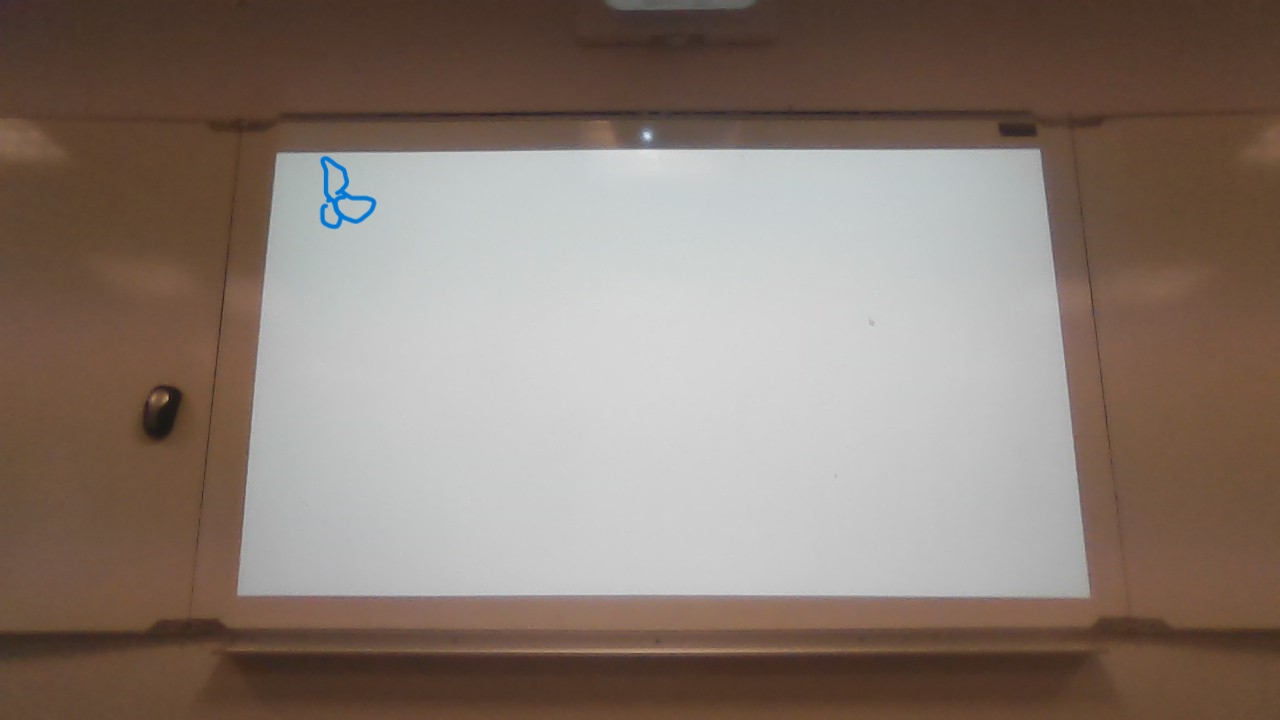
#> input picture calibration/tableBite.jpg, 1280 x 720 px
$ python shapePicture.py
#> lines starting #> are read from the running program, lines starting #| are printed output that depends on the picture; after the words box and inside, x2 and y2 are one past the last pixel; in counts of white or black regions, pixels touching at a corner belong together
import cv2


img = cv2.imread("tableBite.jpg")
#> img is the input picture: shape (720, 1280, 3); mean B, G, R 112.4, 122.1, 137.2

gray = cv2.cvtColor(img, cv2.COLOR_BGR2GRAY)
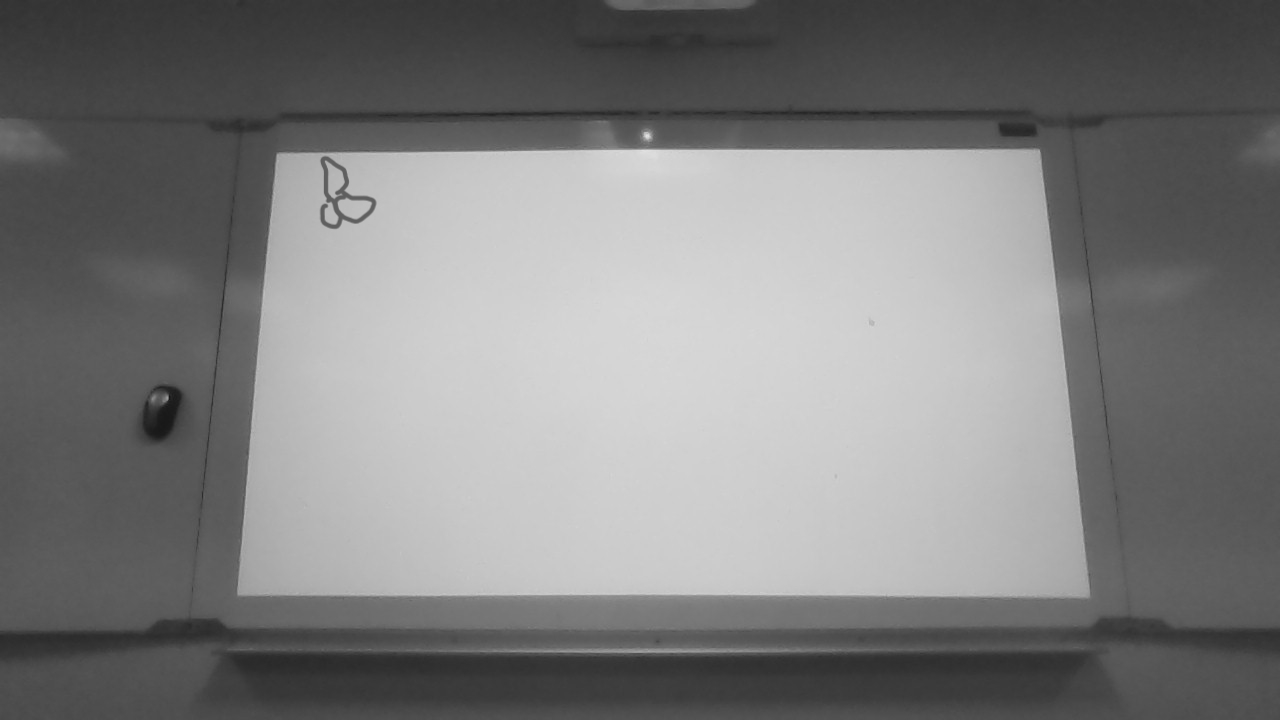
#> gray: shape (720, 1280); min 21, max 226, mean 125.5


_, threshold = cv2.threshold(gray, 127, 255, cv2.THRESH_BINARY)
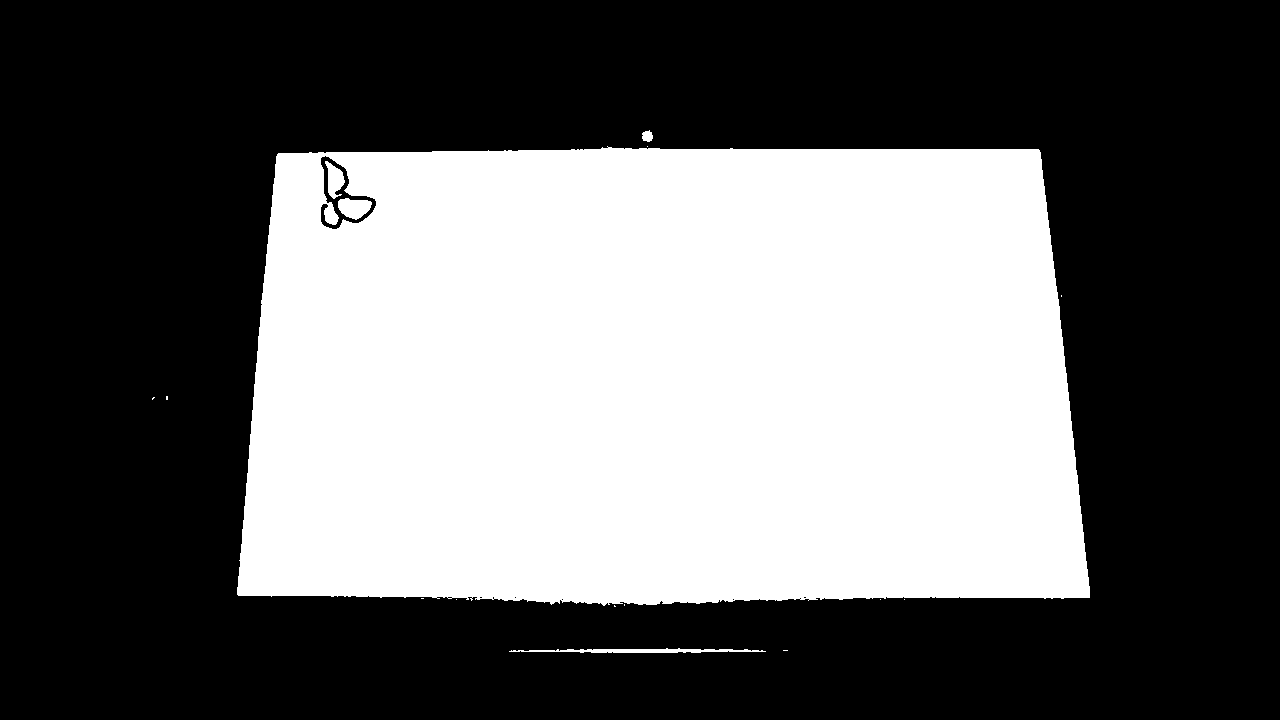
#> threshold: shape (720, 1280); 39.5% white; 16 white regions (11 under 20 px)

contours, _ = cv2.findContours(
    threshold, cv2.RETR_TREE, cv2.CHAIN_APPROX_SIMPLE)
#> contours = 25 contours, 19 with area under 20; largest, box (x1, y1, x2, y2) and area: (237, 146, 1090, 606) 362746, (320, 155, 377, 230) 2084, (509, 648, 766, 653) 498, (338, 198, 372, 220) 480, (325, 161, 345, 199) 384, (642, 130, 653, 142) 82

contourSize = []
for contour in contours :
    contourSize.append(cv2.contourArea(contour))
#> this loop made 25 passes
#> contour on passes 1, 3, 4, 5, 6, 7, 8, 9, 10, 11, 12, 14: [[783, 650], [787, 650]], [[614, 605], [614, 606], [615, 606]], [[624, 604], [624, 605]], [[904, 599]], [[880, 599]], [[456, 599]], [[421, 598], [423, 598]], [[153, 397], [152, 398], [152, 399], [154, 397]], [[166, 396], [166, 399], [167, 399], [167, 396]], [[1061, 295], [1061, 296]], [[647, 146]], [[732, 599], [733, 598], [734, 599], [733, 600]]
#> after the loop, contourSize = 25 values, max 362746 at index 12, min 0 at index 0, mean 14652.2

index = contourSize.index(max(contourSize))
#> index = 12


approx = cv2.approxPolyDP(contours[index], 0.01 * cv2.arcLength(contours[index], True), True)
#> approx = [[277, 154], [238, 595], [1089, 597], [1038, 149]]

cv2.drawContours(img, [contours[index]], 0, (0, 0, 255), 5)
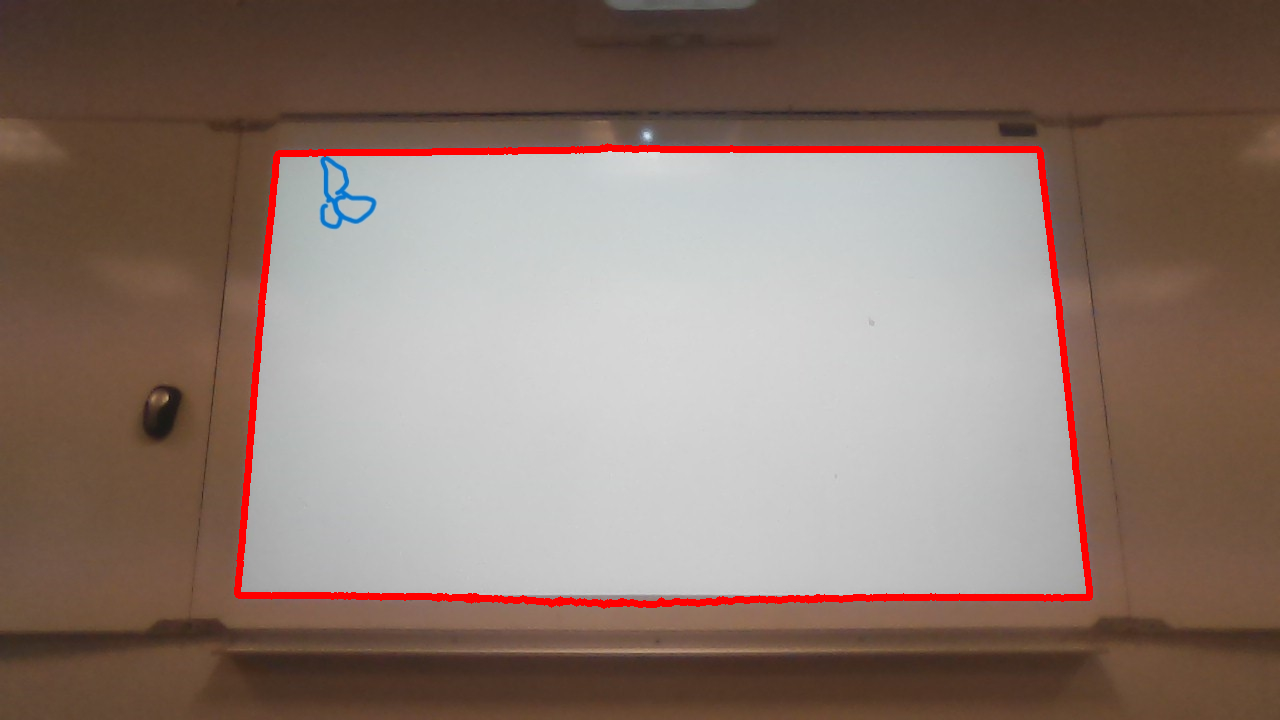
#> img: shape (720, 1280, 3); 1.91% of pixels changed, all inside (x1, y1, x2, y2) = (234, 143, 1093, 609)

contour_corner = []

corner = approx.ravel()
#> corner = [277, 154, 238, 595, 1089, 597, 1038, 149]
i = 0

for j in corner:
    if (i % 2 == 0):
        x = corner[i]
        y = corner[i + 1]

        # String containing the co-ordinates.
        string = str(x) + " " + str(y)
        contour_corner.append(string)

        if (i != 0):
            # text on remaining co-ordinates.
            cv2.putText(img, string, (x, y),
                        cv2.FONT_HERSHEY_SIMPLEX, 0.5, (0, 255, 0))
    i = i + 1
#> this loop made 8 passes
#> (j, x, y) on passes 1, 3, 5, 7: (277, 277, 154), (238, 238, 595), (1089, 1089, 597), (1038, 1038, 149)
#> j on passes 2, 4, 6, 8: 154, 595, 597, 149
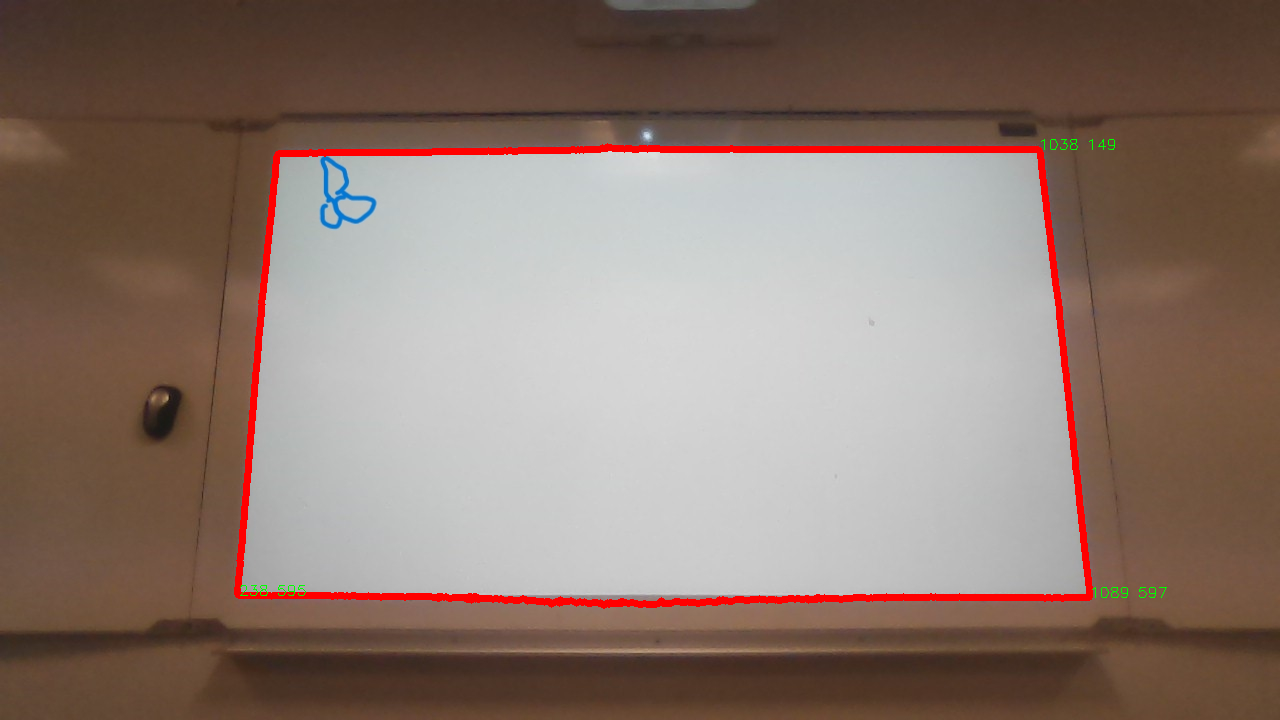
#> img: shape (720, 1280, 3); 0.06% of pixels changed, all inside (x1, y1, x2, y2) = (240, 139, 1167, 598)
#> after the loop, contour_corner = ['277 154', '238 595', '1089 597', '1038 149']; i = 8
print(contour_corner)
#| ['277 154', '238 595', '1089 597', '1038 149']

cv2.imshow('Flux Camera', img)


while 1:
    if cv2.waitKey(10) & 0xFF == ord('q'):
#> (key q is pressed here)
        break


cv2.destroyAllWindows()

$ run again, with calibration/table2.png saved as calibration/tableBite.jpg
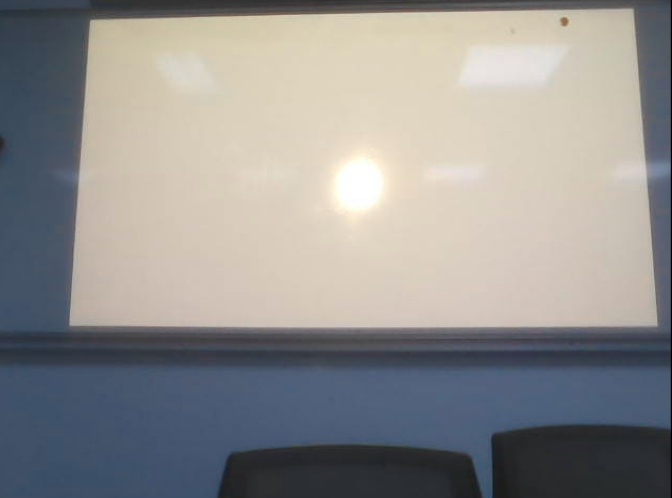
#> input picture calibration/table2.png, 672 x 498 px
#> img is the input picture: shape (498, 672, 3); mean B, G, R 142.1, 143.6, 144.8
#> `_, threshold = cv2.threshold(gray, 127, 255, cv2.THRESH_BINARY)`:
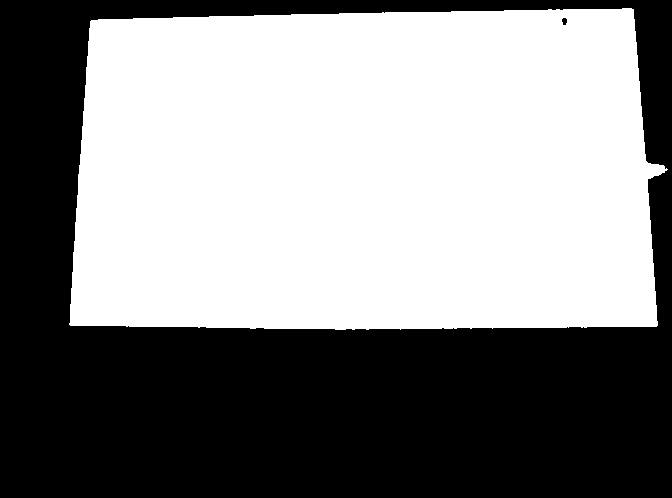
#> threshold: shape (498, 672); 53.4% white; 2 black regions
#> contours = 2 contours; box (x1, y1, x2, y2) and area: (69, 8, 668, 330) 177691, (561, 17, 568, 26) 37
#> the loop `for contour in contours :` made 2 passes
#> after the loop `for contour in contours :`: contourSize = [177691, 37]
#> index = 0
#> approx = [[633, 9], [91, 20], [69, 324], [656, 326], [647, 179], [667, 169], [645, 160]]
#> corner = [633, 9, 91, 20, 69, 324, 656, 326, 647, 179, 667, 169, 645, 160]
#> the loop `for j in corner:` made 14 passes
#> (j, x, y) on passes 1, 3, 5, 7, 9, 11, 13: (633, 633, 9), (91, 91, 20), (69, 69, 324), (656, 656, 326), (647, 647, 179), (667, 667, 169), (645, 645, 160)
#> after the loop `for j in corner:`:
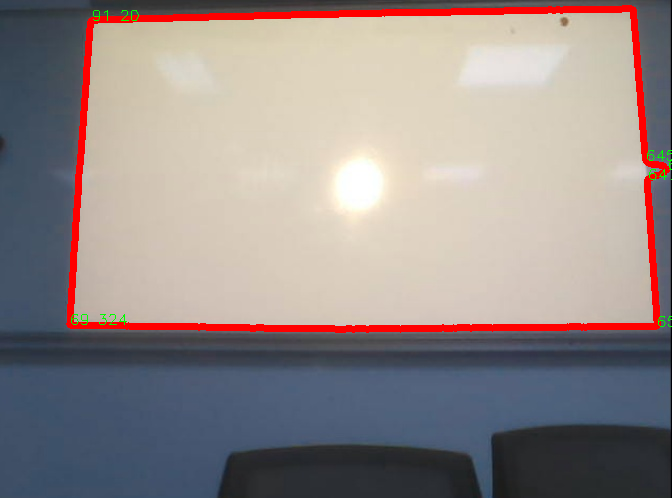
#> img: shape (498, 672, 3); mean B, G, R 136.8, 138.5, 148.5
#> after the loop `for j in corner:`: contour_corner = ['633 9', '91 20', '69 324', '656 326', '647 179', '667 169', '645 160']; i = 14
#| ['633 9', '91 20', '69 324', '656 326', '647 179', '667 169', '645 160']
